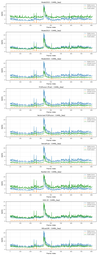
#> input picture pictures/MATD Profiles/MATD_CAMEL_Seq2_all.png, 98 x 256 px, shrunk from 1350 x 3510 before the run, given as the content of the folder ./training_data, which was not available
$ python train_mdlatlrr.py
#> lines starting #> are read from the running program, lines starting #| are printed output that depends on the picture; pictures that were not available may be replaced by others from this repository, and a replacement may not be noted
### Faithful Baseline Implementations/latent_lrr.py
"""
latent_lrr.py  (NEW - faithful Python port of the authors' latent_lrr.m)
------------------------------------------------------------------------
Latent Low-Rank Representation (Liu & Yan, ICCV 2011), Inexact ALM solver.
Direct port of the MDLatLRR authors' MATLAB latent_lrr.m you supplied.

Problem:  min_{Z,L,E} ||Z||_* + ||L||_* + lambda * ||E||_1
          s.t.  X = X Z + L X + E

Returns Z, L, E. For MDLatLRR we only use L (the d x d projection matrix,
d = patch_dim = n*n).
"""

import numpy as np


def _svt(M, tau):
    """Singular Value Thresholding: shrink singular values of M by tau."""
    U, s, Vt = np.linalg.svd(M, full_matrices=False)
    svp = int(np.sum(s > tau))
    if svp >= 1:
        s_th = s[:svp] - tau
    else:
        svp, s_th = 1, np.array([0.0])
    return (U[:, :svp] * s_th) @ Vt[:svp, :]


def latent_lrr(X, lam=0.4, tol=1e-6, rho=1.1, mu=1e-6, max_mu=1e6, max_iter=1_000_000,
               verbose=False):
    X = np.asarray(X, dtype=np.float64)
    d, n = X.shape
    A = X
    m = A.shape[1]
    atx = X.T @ X
    inv_a = np.linalg.inv(A.T @ A + np.eye(m))
    inv_b = np.linalg.inv(A @ A.T + np.eye(d))

    J = np.zeros((m, n)); Z = np.zeros((m, n))
    L = np.zeros((d, d)); S = np.zeros((d, d))
    E = np.zeros((d, n))
    Y1 = np.zeros((d, n)); Y2 = np.zeros((m, n)); Y3 = np.zeros((d, d))

    it = 0
    while it < max_iter:
        it += 1
        J = _svt(Z + Y2 / mu, 1.0 / mu)                       # update J (SVT)
        S = _svt(L + Y3 / mu, 1.0 / mu)                       # update S (SVT)
        Z = inv_a @ (atx - X.T @ L @ X - X.T @ E + J + (X.T @ Y1 - Y2) / mu)   # update Z
        L = ((X - X @ Z - E) @ X.T + S + (Y1 @ X.T - Y3) / mu) @ inv_b          # update L
        xmaz = X - X @ Z - L @ X                              # update E (soft-threshold)
        temp = xmaz + Y1 / mu
        E = np.maximum(0, temp - lam / mu) + np.minimum(0, temp + lam / mu)

        leq1 = xmaz - E; leq2 = Z - J; leq3 = L - S
        stopC = max(np.abs(leq1).max(), np.abs(leq2).max(), np.abs(leq3).max())
        if verbose and it % 25 == 0:
            print(f"  iter {it}: stopC={stopC:.3e}, mu={mu:.2e}")
        if stopC < tol:
            if verbose:
                print(f"LatLRR converged in {it} iters (stopC={stopC:.2e}).")
            break
        Y1 = Y1 + mu * leq1; Y2 = Y2 + mu * leq2; Y3 = Y3 + mu * leq3
        mu = min(max_mu, mu * rho)

    return Z, L, E


# [9 lines that do not run on import are left out]

### Faithful Baseline Implementations/train_mdlatlrr.py
"""
train_mdlatlrr.py  (NEW - Python port of the authors' MATLAB training)
----------------------------------------------------------------------
Regenerates the MDLatLRR projection matrix L (no MATLAB needed), porting:
  train_choose_detail.m  -> _choose_detail()
  train_latent_matrix.m  -> _train_L()
  train_projection_matrices.m -> __main__

Usage:
  python train_mdlatlrr.py --training_path ./training_data --unit 8
  python train_mdlatlrr.py --training_path ./training_data --unit 16
Saves models/L_8.npy (and L_16.npy). model_mdlatlrr.py loads these.

NOTE: the authors do not seed the random patch selection, so a retrained L is
functionally equivalent to (not bit-identical with) their released matrix. We
seed by default for reproducibility; disclose "L retrained from the authors'
code and training data" in the paper.
"""

import os
import argparse
import glob
import numpy as np
import cv2
from latent_lrr import latent_lrr


def _im2col_distinct(img, unit):
    """Non-overlapping unit x unit blocks -> (unit*unit, num_blocks), column-major like MATLAB."""
#> called with unit = 8
    h, w = img.shape
#> h = 256; w = 98
    h2, w2 = (h // unit) * unit, (w // unit) * unit
#> h2 = 256; w2 = 96
    img = img[:h2, :w2]
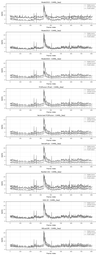
#> img: shape (256, 96) float64; min 0.435, max 1, mean 0.945
    cols = []
    for x in range(0, w2, unit):          # MATLAB im2col is column-major (x outer)
        for y in range(0, h2, unit):
            patch = img[y:y + unit, x:x + unit]
            cols.append(patch.flatten(order="F"))
#> after the loop, cols = 384 items
    return np.array(cols).T               # (unit^2, num_blocks)
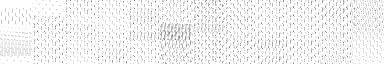
#> returned value: shape (64, 384) float64; min 0.435, max 1, mean 0.945


def _choose_detail(training_path, unit):
    B = []
    files = [f for f in sorted(glob.glob(os.path.join(training_path, "*")))
             if os.path.isfile(f)]
    for f in files:
        img = cv2.imread(f, cv2.IMREAD_GRAYSCALE)
        if img is None:
            continue
        img = img.astype(np.float64) / 255.0           # im2double
        B.append(_im2col_distinct(img, unit))
    B = np.concatenate(B, axis=1)
    # per-column "SD" = L2 norm of the centered column (matches train_choose_detail.m)
    B_mean = B.mean(axis=0, keepdims=True)
    B_sd = np.sqrt(np.sum((B - B_mean) ** 2, axis=0))
#> B_sd = 384 values, max 1.35 at index 293, min 0.0256 at index 303, mean 0.534
    detail_mask = B_sd > 0.5
    B_detail = B[:, detail_mask]
    B_smooth = B[:, ~detail_mask]
#| unit=8: 175 detail patches, 209 smooth patches
    return B_detail, B_smooth


def _train_L(B_detail, B_smooth, col=2000, col_smooth=1000, lam=0.4, seed=0):
#> called with col = 2000, col_smooth = 1000, lam = 0.4, seed = 0
    rng = np.random.default_rng(seed)
    nd = min(col - col_smooth, B_detail.shape[1])
#> nd = 175
    ns = min(col_smooth, B_smooth.shape[1])
#> ns = 209
    B_d = B_detail[:, rng.permutation(B_detail.shape[1])[:nd]]
    B_s = B_smooth[:, rng.permutation(B_smooth.shape[1])[:ns]]
    B_rand = np.concatenate([B_d, B_s], axis=1)
    B_rand = B_rand[:, rng.permutation(B_rand.shape[1])]
    print(f"Training L on X of shape {B_rand.shape} (lambda={lam}). This can take a few minutes...")
#> (printed output is left out)
    _, L, _ = latent_lrr(B_rand, lam=lam, verbose=True)
#> in latent_lrr, `atx = X.T @ X`:
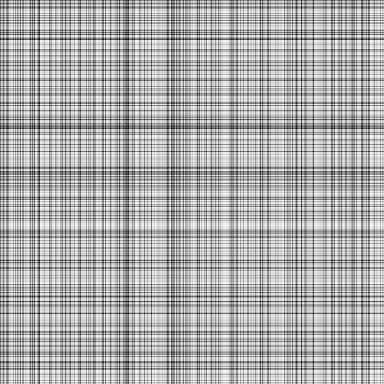
#> atx: shape (384, 384) float64; min 44.01, max 63.63, mean 57.2; drawn with min black and max white
#> the loop in latent_lrr, `while it < max_iter:` made 266 passes
#> stopC on passes 1 to 3: 0.28, 0.298, 0.328
#|   iter 25: stopC=3.154e-01, mu=9.85e-06
#|   iter 50: stopC=3.179e-01, mu=1.07e-04
#|   iter 75: stopC=3.181e-01, mu=1.16e-03
#|   iter 100: stopC=3.183e-01, mu=1.25e-02
#|   iter 125: stopC=3.184e-01, mu=1.36e-01
#|   iter 150: stopC=2.661e-02, mu=1.47e+00
#|   iter 175: stopC=1.945e-03, mu=1.59e+01
#|   iter 200: stopC=2.285e-04, mu=1.73e+02
#> (further printed lines are left out)
#> pass 1, in latent_lrr, `L = ((X - X @ Z - E) @ X.T + S + (Y1 @ X.T - Y3) / mu) @ inv_b`:
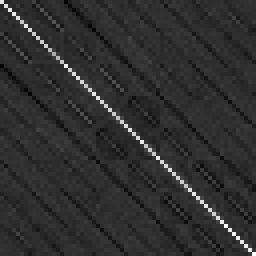
#> L: shape (64, 64) float64 (shown 4 times larger); min -0.0446, max 0.195, mean 8.65e-07; drawn with min black and max white
#> pass 1, in latent_lrr, `xmaz = X - X @ Z - L @ X`:
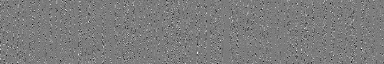
#> xmaz: shape (64, 384) float64; min -0.0913, max 0.0956, mean -4.09e-08; drawn with min black and max white
#> after the loop in latent_lrr, `while it < max_iter:`:
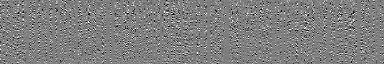
#> Y1: shape (64, 384) float64; min -0.4, max 0.4, mean 4.47e-05; drawn with min black and max white
#> after the loop in latent_lrr, `while it < max_iter:`:
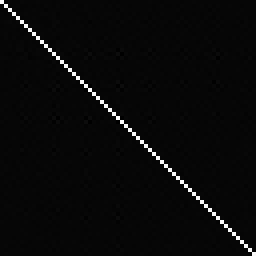
#> Y3: shape (64, 64) float64 (shown 4 times larger); min -0.0265, max 1.02, mean 0.0156; drawn with min black and max white
#> after the loop in latent_lrr, `while it < max_iter:`: it = 266
    return L


def train(training_path, unit, out_dir="models", seed=0):
    os.makedirs(out_dir, exist_ok=True)
    B_detail, B_smooth = _choose_detail(training_path, unit)
    print(f"unit={unit}: {B_detail.shape[1]} detail patches, {B_smooth.shape[1]} smooth patches")
    L = _train_L(B_detail, B_smooth, seed=seed)
    path = os.path.join(out_dir, f"L_{unit}.npy")
    np.save(path, L)
    print(f"Saved {path}  (shape {L.shape})")
#| Saved models/L_8.npy  (shape (64, 64))
    return path


if __name__ == "__main__":
    ap = argparse.ArgumentParser()
    ap.add_argument("--training_path", default="./training_data")
    ap.add_argument("--unit", type=int, default=8, choices=[8, 16])
    ap.add_argument("--out_dir", default="models")
    ap.add_argument("--seed", type=int, default=0)
    a = ap.parse_args()
    train(a.training_path, a.unit, a.out_dir, a.seed)
